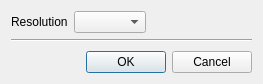
<?xml version="1.0" encoding="UTF-8"?>
<ui version="4.0">
 <class>ResolutionDialog</class>
 <widget class="QDialog" name="ResolutionDialog">
  <property name="geometry">
   <rect>
    <x>0</x>
    <y>0</y>
    <width>263</width>
    <height>84</height>
   </rect>
  </property>
  <property name="windowTitle">
   <string>Dialog</string>
  </property>
  <layout class="QVBoxLayout" name="verticalLayout">
   <item>
    <layout class="QHBoxLayout" name="horizontalLayout">
     <item>
      <widget class="QLabel" name="label">
       <property name="text">
        <string>Resolution</string>
       </property>
      </widget>
     </item>
     <item>
      <widget class="QComboBox" name="m_res"/>
     </item>
     <item>
      <spacer name="horizontalSpacer">
       <property name="orientation">
        <enum>Qt::Horizontal</enum>
       </property>
       <property name="sizeHint" stdset="0">
        <size>
         <width>40</width>
         <height>20</height>
        </size>
       </property>
      </spacer>
     </item>
    </layout>
   </item>
   <item>
    <widget class="Line" name="line">
     <property name="orientation">
      <enum>Qt::Horizontal</enum>
     </property>
    </widget>
   </item>
   <item>
    <spacer name="verticalSpacer">
     <property name="orientation">
      <enum>Qt::Vertical</enum>
     </property>
     <property name="sizeHint" stdset="0">
      <size>
       <width>20</width>
       <height>0</height>
      </size>
     </property>
    </spacer>
   </item>
   <item>
    <widget class="QDialogButtonBox" name="buttonBox">
     <property name="orientation">
      <enum>Qt::Horizontal</enum>
     </property>
     <property name="standardButtons">
      <set>QDialogButtonBox::Cancel|QDialogButtonBox::Ok</set>
     </property>
    </widget>
   </item>
  </layout>
 </widget>
 <resources/>
 <connections>
  <connection>
   <sender>buttonBox</sender>
   <signal>accepted()</signal>
   <receiver>ResolutionDialog</receiver>
   <slot>accept()</slot>
   <hints>
    <hint type="sourcelabel">
     <x>248</x>
     <y>254</y>
    </hint>
    <hint type="destinationlabel">
     <x>157</x>
     <y>274</y>
    </hint>
   </hints>
  </connection>
  <connection>
   <sender>buttonBox</sender>
   <signal>rejected()</signal>
   <receiver>ResolutionDialog</receiver>
   <slot>reject()</slot>
   <hints>
    <hint type="sourcelabel">
     <x>316</x>
     <y>260</y>
    </hint>
    <hint type="destinationlabel">
     <x>286</x>
     <y>274</y>
    </hint>
   </hints>
  </connection>
 </connections>
</ui>
